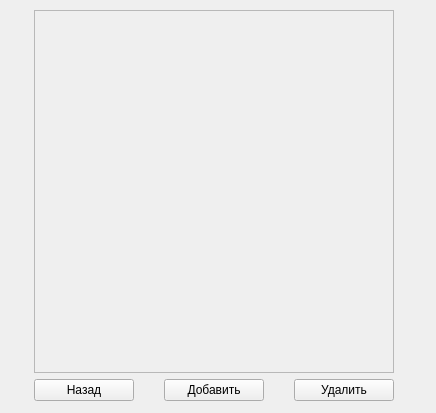
<?xml version="1.0" encoding="UTF-8"?>
<ui version="4.0">
 <class>Form</class>
 <widget class="QWidget" name="Form">
  <property name="geometry">
   <rect>
    <x>0</x>
    <y>0</y>
    <width>436</width>
    <height>413</height>
   </rect>
  </property>
  <property name="windowTitle">
   <string>Form</string>
  </property>
  <widget class="QWidget" name="gridLayoutWidget_2">
   <property name="geometry">
    <rect>
     <x>10</x>
     <y>10</y>
     <width>411</width>
     <height>391</height>
    </rect>
   </property>
   <layout class="QGridLayout" name="gallery_gridLayout">
    <item row="2" column="1">
     <widget class="QPushButton" name="add_pushButton">
      <property name="minimumSize">
       <size>
        <width>0</width>
        <height>0</height>
       </size>
      </property>
      <property name="maximumSize">
       <size>
        <width>100</width>
        <height>24</height>
       </size>
      </property>
      <property name="text">
       <string>Добавить</string>
      </property>
     </widget>
    </item>
    <item row="1" column="0" colspan="3">
     <widget class="QScrollArea" name="scrollArea">
      <property name="widgetResizable">
       <bool>true</bool>
      </property>
      <widget class="QWidget" name="scrollAreaWidgetContents">
       <property name="geometry">
        <rect>
         <x>0</x>
         <y>0</y>
         <width>358</width>
         <height>357</height>
        </rect>
       </property>
       <widget class="QWidget" name="gridLayoutWidget">
        <property name="geometry">
         <rect>
          <x>10</x>
          <y>10</y>
          <width>321</width>
          <height>351</height>
         </rect>
        </property>
        <layout class="QGridLayout" name="image_gridLayout"/>
       </widget>
      </widget>
     </widget>
    </item>
    <item row="2" column="2">
     <widget class="QPushButton" name="delete_pushButton">
      <property name="maximumSize">
       <size>
        <width>100</width>
        <height>24</height>
       </size>
      </property>
      <property name="text">
       <string>Удалить</string>
      </property>
     </widget>
    </item>
    <item row="2" column="0">
     <widget class="QPushButton" name="back_pushButton">
      <property name="maximumSize">
       <size>
        <width>100</width>
        <height>24</height>
       </size>
      </property>
      <property name="text">
       <string>Назад</string>
      </property>
     </widget>
    </item>
   </layout>
  </widget>
 </widget>
 <resources/>
 <connections/>
</ui>
